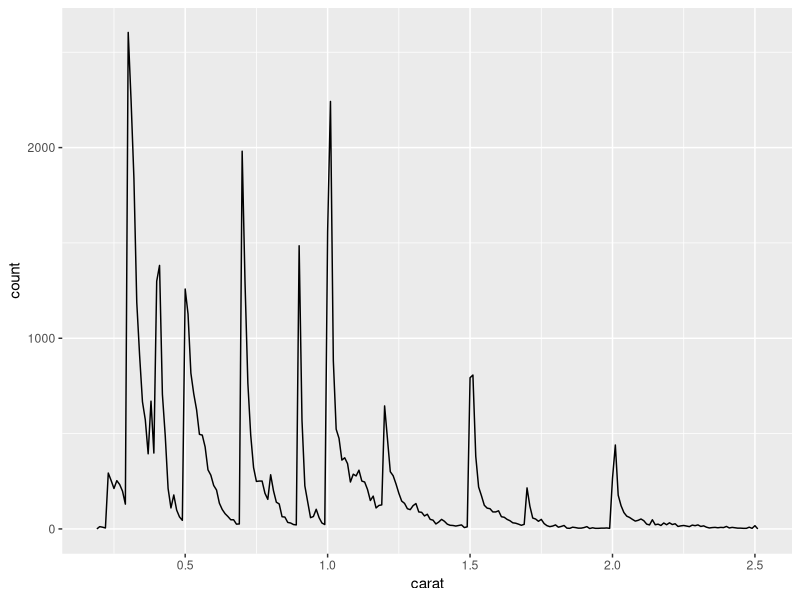
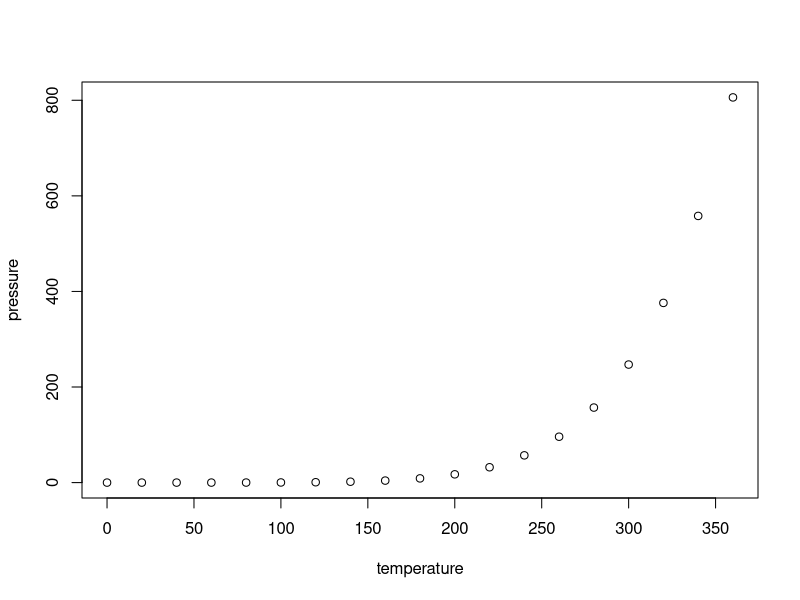

Write R code to recreate these figures, in order.
## ---- chunk 1
library(ggplot2)
library(dplyr)

smaller <- diamonds %>% 
  filter(carat <= 2.5)
## ---- chunk 2
smaller %>% 
  ggplot(aes(carat)) + 
  geom_freqpoly(binwidth = 0.01)
## ---- chunk 3
summary(cars)
## ---- chunk 4
plot(pressure)
